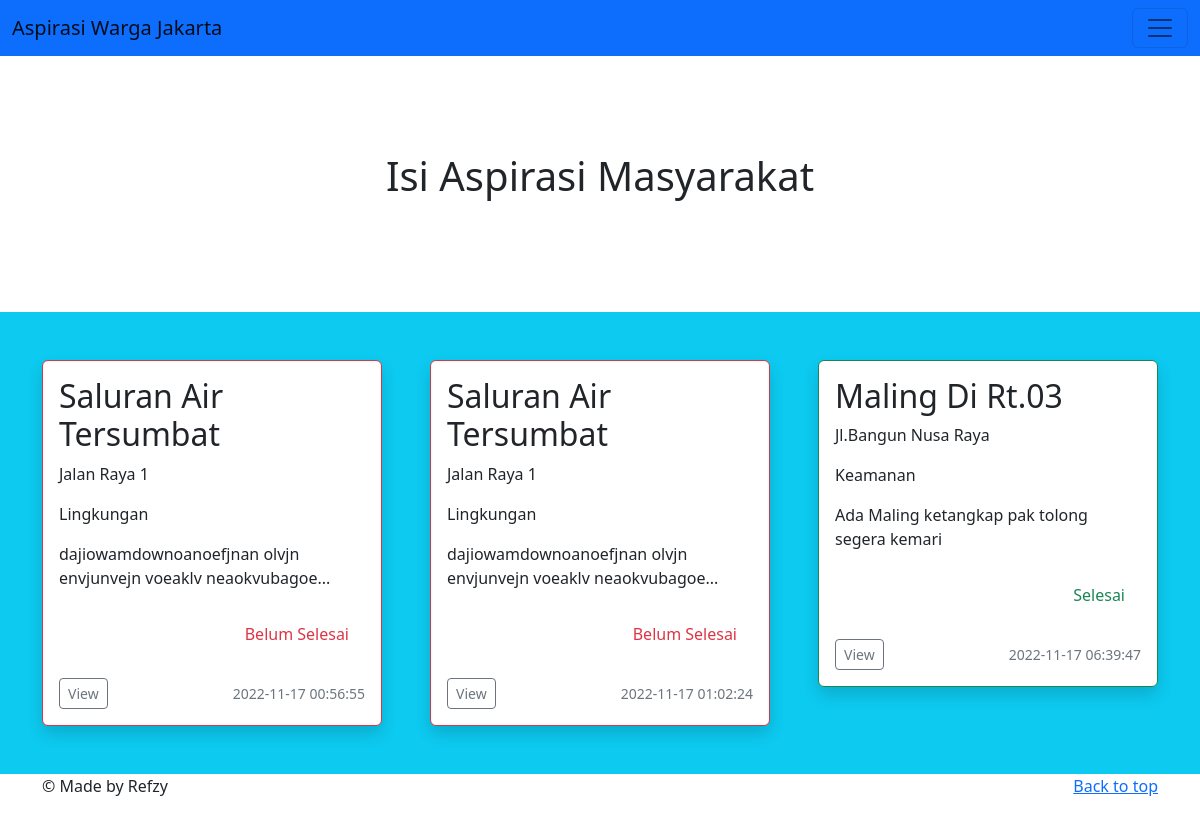
The page /aspirasi.php on the database its author committed.
### tables this page shows
CREATE TABLE `aspirasi` (
  `id_aspirasi` int(11) NOT NULL,
  `id_penduduk` int(11) DEFAULT NULL,
  `judul_aspirasi` varchar(255) DEFAULT NULL,
  `lokasi` text DEFAULT NULL,
  `isi_aspirasi` text DEFAULT NULL,
  `id_kategori` int(11) DEFAULT NULL,
  `tanggal` timestamp NOT NULL DEFAULT current_timestamp() ON UPDATE current_timestamp(),
  `status_aspirasi` tinyint(1) NOT NULL DEFAULT 0
);

CREATE TABLE `penduduk` (
  `id_penduduk` int(11) NOT NULL,
  `nama_penduduk` varchar(255) NOT NULL,
  `alamat` varchar(255) NOT NULL
);

CREATE TABLE `kategori` (
  `id_kategori` int(11) NOT NULL,
  `jenis_kategori` varchar(255) DEFAULT NULL
);

### koneksi.php (called while the page is built, shortened)
<?php
$conn = mysqli_connect("localhost","root","","aspirasiwarga");
function query($query){
  global $conn;
  $result = mysqli_query($conn,$query);
  $rows = [];
  while($row = mysqli_fetch_assoc($result)){
    $rows[] = $row;
  }
  return $rows;
}
?>

### aspirasi.php (the view, shortened to what this page needs)
<?php
require_once 'koneksi.php';
$aspirasi = query("SELECT a.id_aspirasi, a.judul_aspirasi, a.isi_aspirasi, a.tanggal, a.status_aspirasi, c.jenis_kategori, p.nama_penduduk, p.alamat
                    FROM aspirasi AS a INNER JOIN kategori AS c ON (c.id_kategori = a.id_kategori)
                                        INNER JOIN penduduk AS p ON (p.id_penduduk = a.id_penduduk)
                    ORDER BY a.status_aspirasi");
?>
<html lang="en">
  <head>
    <link href="https://cdn.jsdelivr.net/npm/bootstrap@5.2.0-beta1/dist/css/bootstrap.min.css" rel="stylesheet">
    <link href="assets/dist/css/bootstrap.min.css" rel="stylesheet">
    <link href="css/carousel.css" rel="stylesheet">
  </head>
  <body>
    <main>
  <nav class="navbar navbar-primary bg-primary" aria-label="Dark offcanvas navbar">
    <div class="container-fluid">
      <a class="navbar-brand" data-bs-toggle="modal" <?php if(!isset($_SESSION['isAdmin'])):?> data-bs-target="#loginModal" <?php endif;?> href="#">Aspirasi Warga Jakarta</a>
      <button class="navbar-toggler" type="button" data-bs-toggle="offcanvas" data-bs-target="#offcanvasNavbarDark" aria-controls="offcanvasNavbarDark">
        <span class="navbar-toggler-icon"></span>
      </button>
    </div>
  </nav>
    </main>
    <main>
        <section class="py-5 text-center container">
            <div class="row py-lg-5">
            <div class="col-lg-6 col-md-8 mx-auto">
                <h1 class="fw-light">Isi Aspirasi Masyarakat</h1>
            </div>
            </div>
        </section>
        <div class="album py-5 bg-info">
            <div class="container">
            <div class="row row-cols-4 row-cols-sm-5 row-cols-md-3 g-5">
            <?php
                foreach($aspirasi as $a):
            ?>
                <div class="col">
                <div style="min-height: 290px;" class="card border-<?= $a['status_aspirasi'] ? 'success' : 'danger'?> shadow bg-body"  id="<?= $a['id_aspirasi']?>">
                    <div class="d-flex flex-column justify-content-between card-body text">
                      <div>
                        <h2 class="card-text"><?=$a['judul_aspirasi']?></h2>
                        <p class="card-text"><?=$a['alamat']?></p>
                        <p class="card-text"><?=$a['jenis_kategori']?></p>
                        <p class="card-text"><?= strlen($a['isi_aspirasi']) < 60 ? $a['isi_aspirasi'] : substr($a['isi_aspirasi'],0,60).'...' ?></p>
                        <p class="d-flex flex-row-reverse card-body text-<?= $a['status_aspirasi'] ? 'success' : 'danger'?>"><?=$a['status_aspirasi'] ? 'Selesai' : 'Belum Selesai' ?></p>
                      </div>
                    <div class="d-flex justify-content-between align-items-center">
                        <div class="btn-group">
                        <a href="http://localhost/aspirasiwarga/isi_aspirasi.php?id=<?= $a['id_aspirasi']?>" class="btn btn-sm btn-outline-secondary">View</a>
                        </div>
                        <small class="text-muted"><?=$a['tanggal']?></small>
                    </div>
                    </div>
                </div>
                </div>
            <?php
                endforeach;
            ?>
            </div>
            </div>
        </div>
    </main>
    <footer class="container">
        <p class="float-end"><a href="#">Back to top</a></p>
        <p>&copy; Made by Refzy</p>
    </footer>
  </body>
</html>

### rows shown on the page
aspirasi: $a['id_aspirasi'] 2 (drawn), judul_aspirasi "Saluran Air Tersumbat", id_penduduk.alamat "Jalan Raya 1", id_kategori.jenis_kategori "Lingkungan", isi_aspirasi "dajiowamdownoanoefjnan olvjn envjunvejn voeaklv neaokvubagoe", status_aspirasi "Belum Selesai", tanggal "2022-11-17 00:56:55"
aspirasi: judul_aspirasi "Saluran Air Tersumbat", id_penduduk.alamat "Jalan Raya 1", id_kategori.jenis_kategori "Lingkungan", isi_aspirasi "dajiowamdownoanoefjnan olvjn envjunvejn voeaklv neaokvubagoe", status_aspirasi "Belum Selesai", tanggal "2022-11-17 01:02:24"
aspirasi: judul_aspirasi "Maling Di Rt.03", id_penduduk.alamat "Jl.Bangun Nusa Raya", id_kategori.jenis_kategori "Keamanan", isi_aspirasi "Ada Maling ketangkap pak tolong segera kemari", status_aspirasi "Selesai", tanggal "2022-11-17 06:39:47"
